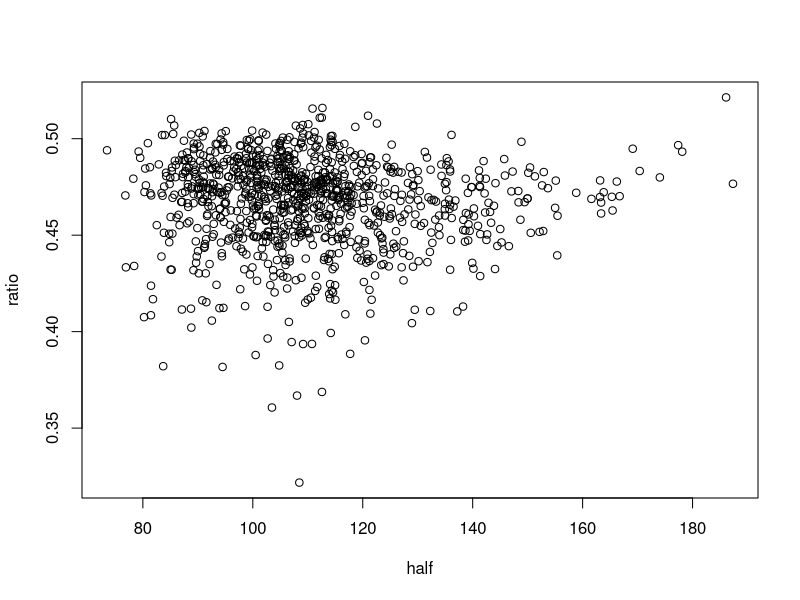
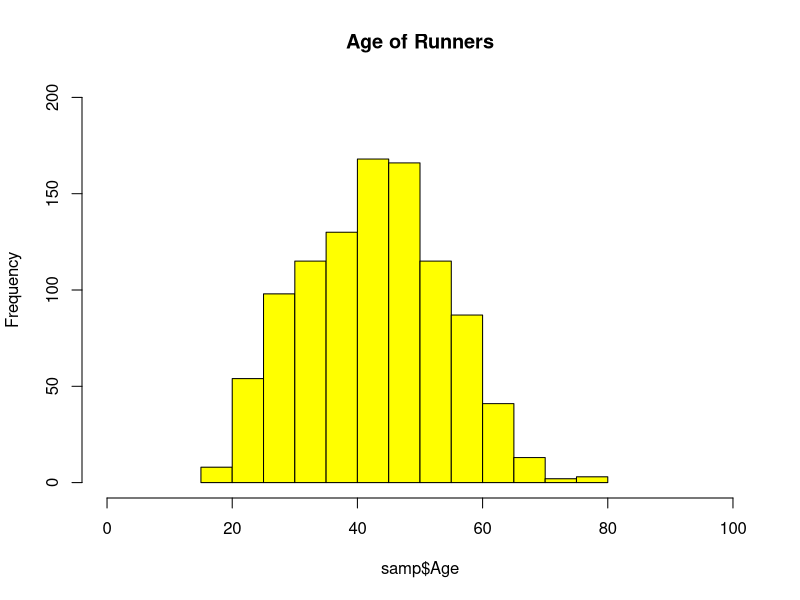
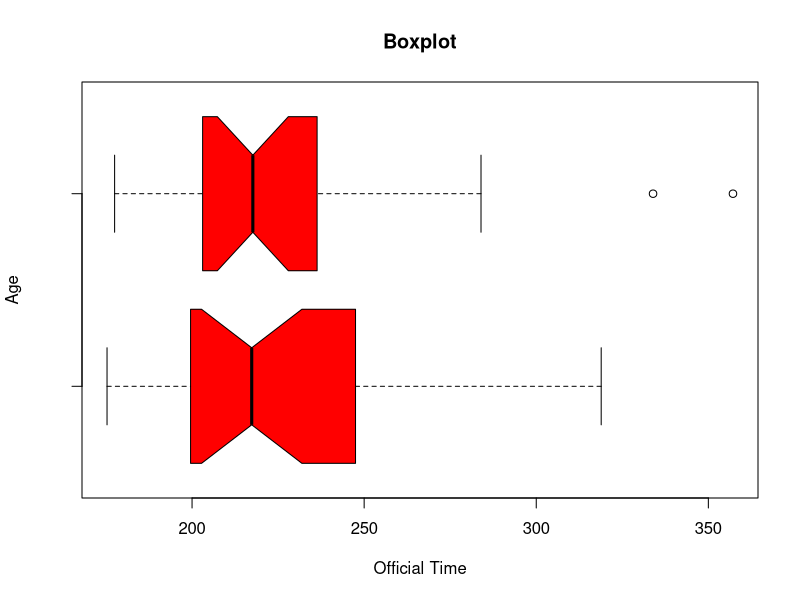
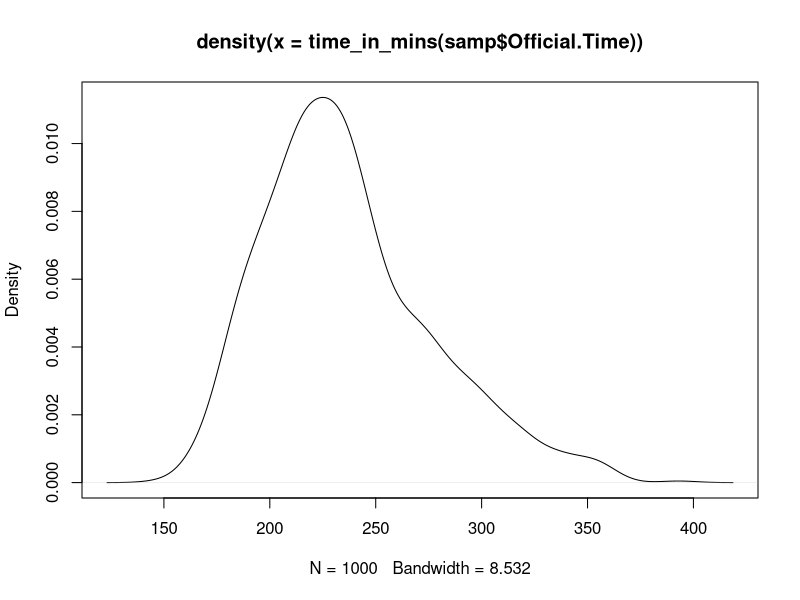
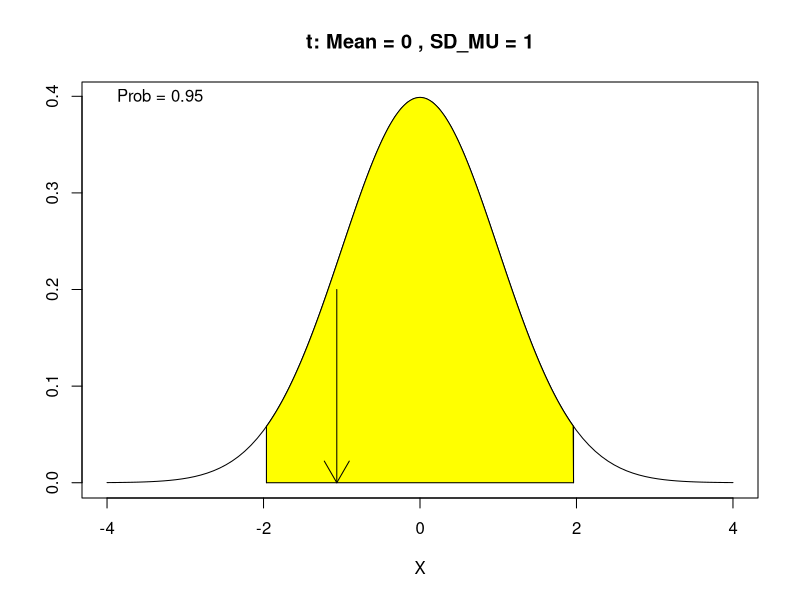
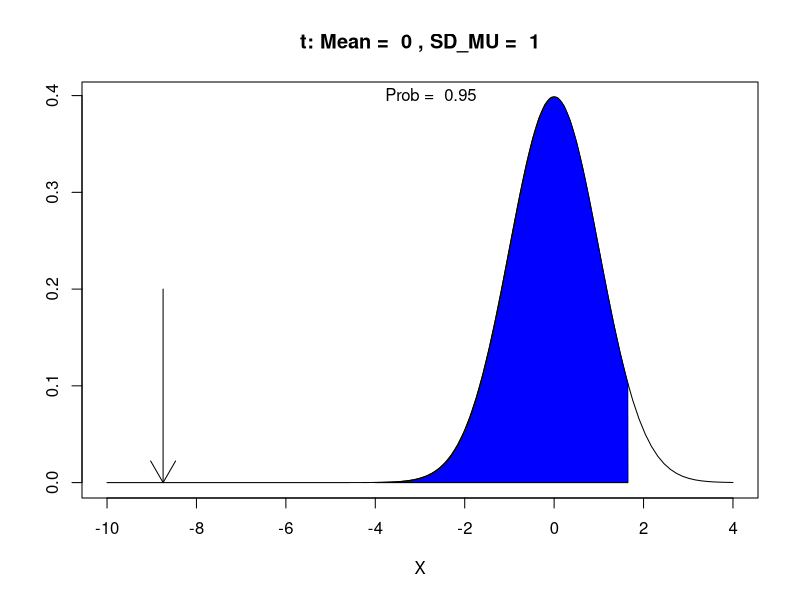

Here is the R script that generated these plots, in order:
## Read in data
setwd("C:\\Users\\macmahoni\\Documents\\School\\Data Analytics\\Final Project")
bm <- read.csv("marathon_results_2017.csv")
head(bm)





## Shows official time data before converting (first - last place)
bm$Official.Time[1]
bm$Official.Time[26410]





## Function converts official time to minutes
time_in_mins <- function(time){
	hr <- substring(time, 1, 1)
	min <- substring(time, 3, 4)
	sec <- substring(time, 6, 7)
	x <- (as.numeric(hr)*60) + as.numeric(min) + (as.numeric(sec)/60)
	return(x)
}
## Demonstrates use of function
time_in_mins(bm$Official.Time[1])
## Use of function to get average time
mean(time_in_mins(bm$Official.Time))





## Function reverts official time from minutes back to 00:00:00
revert_time <- function(time){
	hr <- time %/% 60
	time <- time %% 60
	min <- floor(time)
	time <- time - floor(time)
	sec <- time*60
	x <- sprintf("%02.0f:%02.0f:%02.0f", hr, min, sec)
	return(x)
}
## Demonstrates use of function
revert_time(mean(time_in_mins(bm$Official.Time)))





## Random sample from population
library(dplyr) 
samp <- sample_n(bm, 1000)
head(samp)
mean(time_in_mins(samp$Official.Time))

## Used to write random sample to csv (already have sample written to csv)
##write.csv(samp,"C:\\Users\\macmahoni\\Documents\\School\\Data Analytics\\Final Project\\samp.csv", row.names = FALSE)





## load previously sampled data
samp <- read.csv("samp.csv")
head(samp, 20)





## descriptive statistics of population data
head(bm)

## summary of finish time
(s <- summary(time_in_mins(bm$Official.Time)))
revert_time(s)

## mean pace
(m <- mean(time_in_mins(bm$Pace)))
revert_time(m)

## number of men & women
male <- subset(bm, M.F == 'M')
nrow(male)
female <- subset(bm, M.F == 'F')
nrow(female)

## number of runners from USA
usa <- subset(bm, Country == "USA")
nrow(usa)
## international runners
nrow(bm) - nrow(usa)

## summary of age of runners
summary(bm$Age)





## Sample analysis

## IQR of finish times
(iqr <- IQR(time_in_mins(samp$Official.Time)))

## Number of rows
nrow(samp)

## Average time for age 30
thirty <- subset(samp, samp$Age == 30)
nrow(thirty)
revert_time(mean(time_in_mins(thirty$Official.Time)))

## Ratio of half to full time
half <- time_in_mins(samp$Half)
full <- time_in_mins(samp$Official.Time)
ratio <- half/full
plot(half, ratio)

## Coeffecient of Variation
(cv <- sd(time_in_mins(samp$Official.Time))/mean(time_in_mins(samp$Official.Time)))

## Plot age of runners
hist(samp$Age, main="Age of Runners", xLab="Age", ylim=c(0, 200), xlim=c(0,100), col="yellow")

## Boxplot of time for age 30 compared to age 40
thirty <- subset(samp, samp$Age == 30)
nrow(thirty)
fourty <- subset(samp, samp$Age == 40)
nrow(fourty)
boxplot(time_in_mins(thirty$Official.Time), time_in_mins(fourty$Official.Time), horizontal = TRUE,
notch = TRUE, col = "red", main = "Boxplot", xlab = "Official Time", ylab = "Age")

## Skewness (positive value shows right skewness)
library(e1071)
skewness(time_in_mins(samp$Official.Time))
## Density plot demonstrates this
plot(density(time_in_mins(samp$Official.Time)))



##
## BEGIN TESTS
##





## One sample two sided test
## H0: mu = 238
## H1: mu != 238
## alpha = .05
## P-value approach
alpha <- .05 
(re <- t.test(time_in_mins(samp$Official.Time), mu=238, alt = "two.sided", conf.level = 0.95))
re$p.value < alpha

## REPLICATE P-VALUE
n <- length(time_in_mins(samp$Official.Time))
2*pt(re$statistic, df = n-1, lower.tail=T)

## CV Approach (Crtical value is inside non-rejection region, therefore fail to reject)
##Graph non-rejection region and t statistic
lb.t = qt(0.025, n-1)
ub.t = qt(0.975, n-1)
##plot for critical value approach
plot(function(x) dt(x, n-1),
xlim=c(-4, 4), main=paste("t: Mean =", 0, ", SD_MU =", 1),xlab="X",ylab="")
segments(lb.t, 0, lb.t, dt(lb.t, n-1))
segments(ub.t, 0, ub.t, dt(ub.t, n-1))
cord.x <- c(lb.t,seq(lb.t,ub.t,0.01),ub.t)
cord.y <- c(0,dt(seq(lb.t, ub.t, 0.01), n-1),0)
polygon(cord.x,cord.y,col="yellow")
text(-4, dt(0, n-1), paste("Prob =", round(pt(ub.t, n-1)-pt(lb.t, n-1), 2)), pos = 4)
arrows(re$statistic, 0.2, re$statistic, 0)

## CI Approach (238 falls within the confidence interval, therfore fail to reject)
re$conf.int





## Two sample one sided test
## H0: mu_m <= mu_f (male, female)
## H1: mu_m > mu_f
## alpha = .05
## CI Approach
male <- subset(samp, samp$M.F == 'M')
female <- subset(samp, samp$M.F == 'F')

## Descriptive of subsets
nrow(male)
nrow(female)
sd(time_in_mins(male$Official.Time))
sd(time_in_mins(female$Official.Time))

(re <- t.test(time_in_mins(male$Official.Time), time_in_mins(female$Official.Time), var.equal = TRUE, alt = "greater"))
re$conf.int

##P-value approach (Fail to reject, p-value is not less than alpha)
re$p.value < .05

##REPLICATE P-VALUE 
df <- length(time_in_mins(male$Official.Time) - 1) + length(time_in_mins(female$Official.Time) - 1)
pt(re$statistic, df, lower.tail=FALSE)

##CV approach 
par(mfrow=c(1,1), pty="m")
lb.t = -4
ub.t = qt(0.95, df)

plot(function(x) dt(x, df), xlim=c(-10,4),
main=paste("t: Mean = ", 0, ", SD_MU = ", 1), xlab = "X", ylab = "")
segments(lb.t, 0, lb.t, dt(lb.t, df))
segments(ub.t, 0, ub.t, dt(ub.t, df))
cord.x <- c(lb.t, seq(lb.t, ub.t, 0.01), ub.t)
cord.y <- c(0, dt(seq(lb.t, ub.t, 0.01), df), 0)
polygon(cord.x, cord.y, col = "blue")
text(-4, dt(0, df), paste("Prob = ", round(pt(ub.t, df)-pt(lb.t, df), 2)), pos = 4)
arrows(re$statistic, 0.2, re$statistic, 0) 


## ANOVA test
## H0: mu_y = mu_o = mu_m (young, old, middle age)
## H1: Not H0
## alpha = .05
##young = 18-40, middle = 40-62, old = 62, 84

young <- subset(samp, samp$Age >= 18 & samp$Age < 40)
middle <- subset(samp, samp$Age >= 40 & samp$Age < 62)
old <- subset(samp, samp$Age >= 62 & samp$Age < 84)


##amount in each category
nrow(young)
nrow(middle)
nrow(old)

##adding ID
id <- c(rep(1, 379))
young <- cbind(young, id)

id <- c(rep(2, 575))
middle <- cbind(middle, id)

id <- c(rep(3, 46))
old <- cbind(old, id)


##binding subsets together 
AGES <- rbind(young, middle, old)

##test (Reject, p-value is less than alpha)
AGES$id <- as.factor(AGES$id)
anova(lm(time_in_mins(AGES$Official.Time) ~ AGES$id, AGES))

##which groups are different
pairwise.t.test(time_in_mins(AGES$Official.Time), AGES$id)
tapply(time_in_mins(AGES$Official.Time), AGES$id, mean)
##All three groups are different from each other
